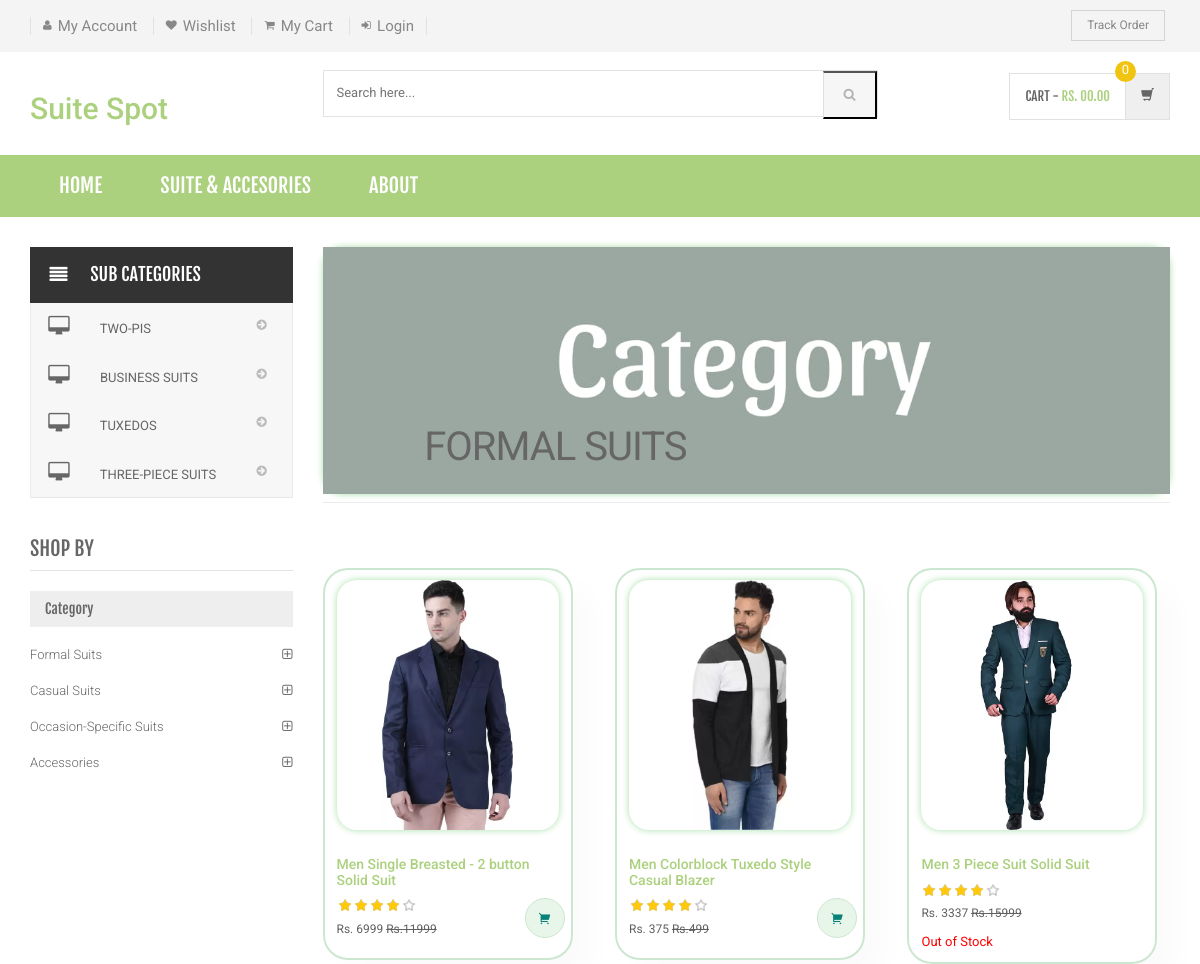
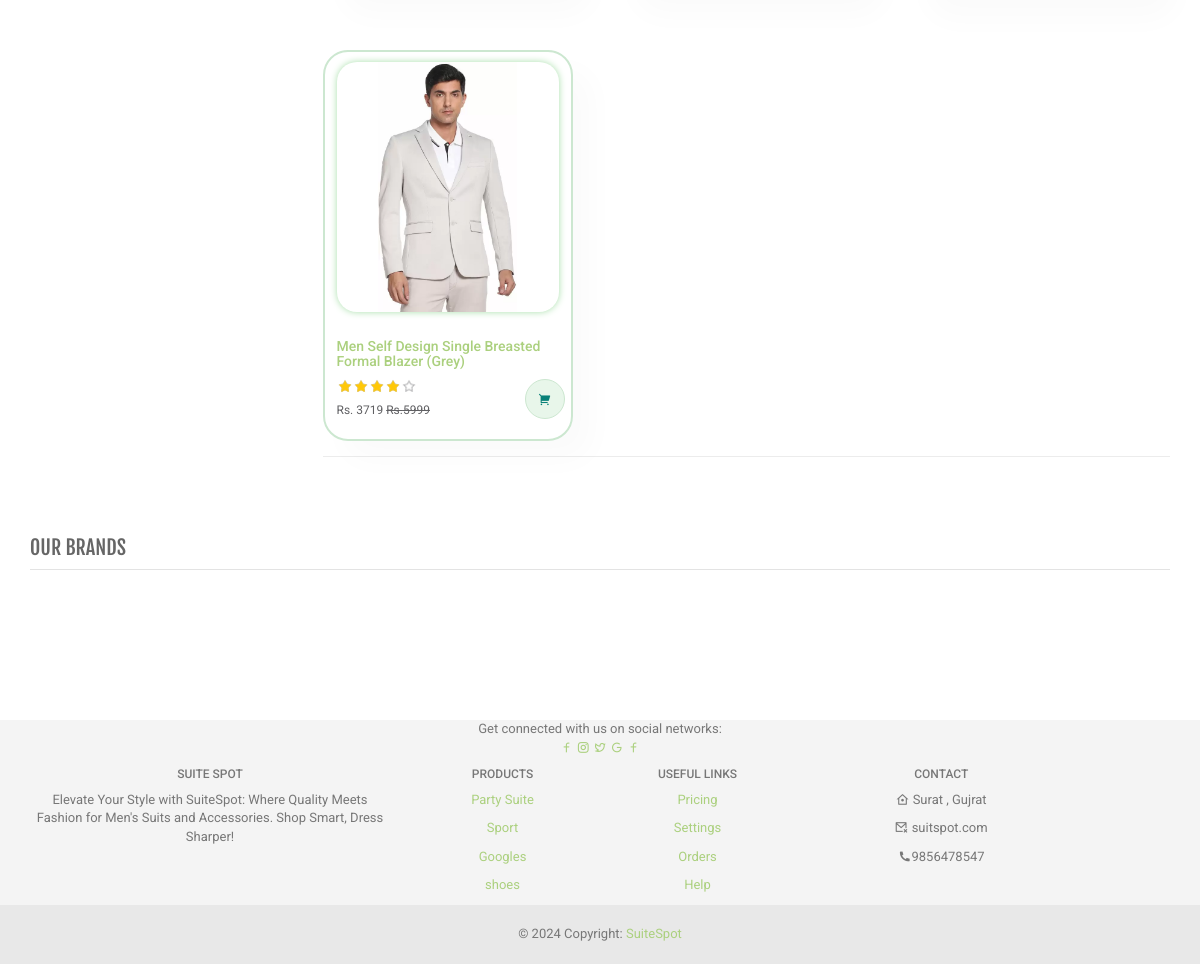
/shopping/category.php?cid=7, run on the app's committed database (2 pictures, top to bottom).
### tables this page shows
CREATE TABLE `subcategory` (
  `id` int(11) NOT NULL,
  `categoryid` int(11) DEFAULT NULL,
  `subcategory` varchar(255) DEFAULT NULL,
  `creationDate` timestamp NULL DEFAULT current_timestamp(),
  `updationDate` varchar(255) DEFAULT NULL
);

CREATE TABLE `category` (
  `id` int(11) NOT NULL,
  `categoryName` varchar(255) DEFAULT NULL,
  `categoryDescription` longtext DEFAULT NULL,
  `creationDate` timestamp NOT NULL DEFAULT current_timestamp(),
  `updationDate` varchar(255) DEFAULT NULL
);

CREATE TABLE `products` (
  `id` int(11) NOT NULL,
  `category` int(11) NOT NULL,
  `subCategory` int(11) DEFAULT NULL,
  `productName` varchar(255) DEFAULT NULL,
  `productCompany` varchar(255) DEFAULT NULL,
  `productPrice` int(11) DEFAULT NULL,
  `productPriceBeforeDiscount` int(11) DEFAULT NULL,
  `productDescription` longtext DEFAULT NULL,
  `productImage1` varchar(255) DEFAULT NULL,
  `productImage2` varchar(255) DEFAULT NULL,
  `productImage3` varchar(255) DEFAULT NULL,
  `shippingCharge` int(11) DEFAULT NULL,
  `productAvailability` varchar(255) DEFAULT NULL,
  `postingDate` timestamp NULL DEFAULT current_timestamp(),
  `updationDate` varchar(255) DEFAULT NULL
);

### shopping/category.php (the view, shortened to what this page needs)
<?php
include('includes/config.php');
$cid = intval($_GET['cid']);
?>
<!DOCTYPE html>
<html lang="en">
<head>
	<link rel="stylesheet" href="assets/css/bootstrap.min.css">
	<link rel="stylesheet" href="assets/css/main.css">
	<link rel="stylesheet" href="assets/css/green.css">
	<link rel="stylesheet" href="assets/css/owl.carousel.css">
	<link rel="stylesheet" href="assets/css/owl.transitions.css">
	<link href="assets/css/lightbox.css" rel="stylesheet">
	<link rel="stylesheet" href="assets/css/animate.min.css">
	<link rel="stylesheet" href="assets/css/rateit.css">
	<link rel="stylesheet" href="assets/css/bootstrap-select.min.css">
	<link rel="stylesheet" href="assets/css/config.css">
	<link href="assets/css/green.css" rel="alternate stylesheet" title="Green color">
	<link href="assets/css/blue.css" rel="alternate stylesheet" title="Blue color">
	<link href="assets/css/red.css" rel="alternate stylesheet" title="Red color">
	<link href="assets/css/orange.css" rel="alternate stylesheet" title="Orange color">
	<link href="assets/css/dark-green.css" rel="alternate stylesheet" title="Darkgreen color">
	<link rel="stylesheet" href="assets/css/font-awesome.min.css">
	<link rel="stylesheet" href="https://cdnjs.cloudflare.com/ajax/libs/remixicon/4.1.0/remixicon.css"
 />
</head>
<body class="cnt-home">
	<header class="header-style-1">
		<?php include('includes/top-header.php'); ?>
		<?php include('includes/main-header.php'); ?>
		<?php include('includes/menu-bar.php'); ?>
	</header>
	<div class="body-content outer-top-xs">
		<div class='container'>
			<div class='row outer-bottom-sm'>
				<div class='col-md-3 sidebar'>
					<div class="side-menu animate-dropdown outer-bottom-xs">
						<div class="side-menu animate-dropdown outer-bottom-xs">
							<div class="head"><i class="icon fa fa-align-justify fa-fw"></i>Sub Categories</div>
							<nav class="yamm megamenu-horizontal" role="navigation">
								<ul class="nav">
									<li class="dropdown menu-item">
										<?php $sql = mysqli_query($con, "select id,subcategory  from subcategory where categoryid='$cid'");
										while ($row = mysqli_fetch_array($sql)) {
										?>
											<a href="sub-category.php?scid=<?php echo $row['id']; ?>" class="dropdown-toggle"><i class="icon fa fa-desktop fa-fw"></i>
												<?php echo $row['subcategory']; ?></a>
										<?php } ?>
									</li>
								</ul>
							</nav>
						</div>
					</div>
					<div class="sidebar-module-container">
						<h3 class="section-title">shop by</h3>
						<div class="sidebar-filter">
							<div class="sidebar-widget wow fadeInUp outer-bottom-xs ">
								<div class="widget-header m-t-20">
									<h4 class="widget-title">Category</h4>
								</div>
								<div class="sidebar-widget-body m-t-10">
									<?php $sql = mysqli_query($con, "select id,categoryName  from category");
									while ($row = mysqli_fetch_array($sql)) {
									?>
										<div class="accordion">
											<div class="accordion-group">
												<div class="accordion-heading">
													<a href="category.php?cid=<?php echo $row['id']; ?>" class="accordion-toggle collapsed">
														<?php echo $row['categoryName']; ?>
													</a>
												</div>
											</div>
										</div>
									<?php } ?>
								</div>
							</div>
						</div>
					</div>
				</div>
				<div class='col-md-9'>
					<div id="category" class="category-carousel hidden-xs">
						<div class="item">
							<div class="image">
								<img src="assets/images/banners/banner1.jpg" alt="" class="img-responsive">
							</div>
							<div class="container-fluid">
								<div class="caption vertical-top text-left">
									<div class="big-text">
										<br />
									</div>
									<?php $sql = mysqli_query($con, "select categoryName  from category where id='$cid'");
									while ($row = mysqli_fetch_array($sql)) {
									?>
										<div class="excerpt hidden-sm hidden-md">
											<?php echo htmlentities($row['categoryName']); ?>
										</div>
									<?php } ?>
								</div>
							</div>
						</div>
					</div>
					<div class="search-result-container">
						<div id="myTabContent" class="tab-content">
							<div class="tab-pane active " id="grid-container">
								<div class="category-product  inner-top-vs">
									<div class="row">
										<?php
										$ret = mysqli_query($con, "select * from products where category='$cid'");
										$num = mysqli_num_rows($ret);
										if ($num > 0) {
											while ($row = mysqli_fetch_array($ret)) { ?>
												<div class="col-sm-6 col-md-4 wow fadeInUp">
												<div class="container-pro">
            <div class="pro">
				<div class="image">
					<a href="product-details.php?pid=<?php echo htmlentities($row['id']);?>"><img  src="admin/productimages/<?php echo htmlentities($row['id']);?>/<?php echo htmlentities($row['productImage1']);?>" data-echo="admin/productimages/<?php echo htmlentities($row['id']);?>/<?php echo htmlentities($row['productImage1']);?>"  width="200" height="250"></a>
				</div>
                <div class="des">
                    <h5><a href="product-details.php?pid=<?php echo htmlentities($row['id']);?>"><?php echo htmlentities($row['productName']);?></a></h5>
                    <div class="rating rateit-small"></div>
                    <div class="product-price">
						<span class="price">
							Rs. <?php echo htmlentities($row['productPrice']);?>
						<span>
						<span class="price-before-discount">Rs.<?php echo htmlentities($row['productPriceBeforeDiscount']);?></span>
					</div>
                </div>
					<?php if($row['productAvailability']=='In Stock'){?>
					<div class="action"><a href="index.php?page=product&action=add&id=<?php echo $row['id']; ?>" ><i class="ri-shopping-cart-2-fill cart text-center"></i></a></div>
				<?php } else {?>
						<div class="action" style="color:red">Out of Stock</div>
					<?php } ?>
            </div>
</div>
												</div>
											<?php }
										} else { ?>
											<div class="col-sm-6 col-md-4 wow fadeInUp">
												<h3>No Product Found</h3>
											</div>
										<?php } ?>
									</div>
								</div>
							</div>
						</div>
					</div>
				</div>
			</div>
			<?php include('includes/brands-slider.php'); ?>
		</div>
	</div>
	<?php include('includes/footer.php'); ?>
</body>
</html>

### data on the page
subcategory: subcategory "TWO-PIS"
subcategory: subcategory "BUSINESS SUITS"
subcategory: subcategory "TUXEDOS"
subcategory: subcategory "THREE-PIECE SUITS"
category: categoryName "Formal Suits", categoryName "FORMAL SUITS"
category: categoryName "Casual Suits"
category: categoryName "Occasion-Specific Suits"
category: categoryName "Accessories"
products: productImage1 (picture), productName "Men Single Breasted - 2 button Solid Suit", productPrice "6999", productPriceBeforeDiscount "11999"
products: productImage1 (picture), productName "Men Colorblock Tuxedo Style Casual Blazer", productPrice "375", productPriceBeforeDiscount "499"
products: productImage1 (picture), productName "Men 3 Piece Suit Solid Suit", productPrice "3337", productPriceBeforeDiscount "15999", productAvailability "Out of Stock"
products: productImage1 (picture), productName "Men Self Design Single Breasted Formal Blazer (Grey)", productPrice "3719", productPriceBeforeDiscount "5999"
